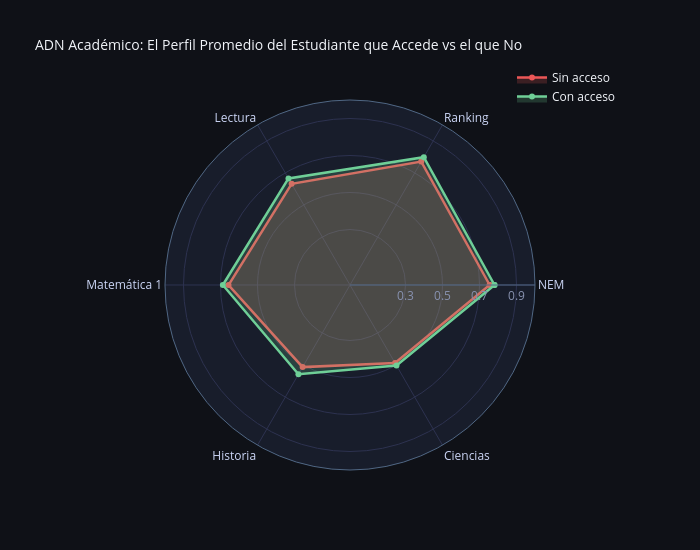

Notebook code cell kept with this figure:
### Markdown cell above
---

### Code cell
promedios = {}
tests = ['PTJE_NEM','PTJE_RANKING','CLEC_REG_ACTUAL','MATE1_REG_ACTUAL',
         'HCSOC_REG_ACTUAL','CIEN_REG_ACTUAL']
labels = ['NEM','Ranking','Lectura','Matemática 1','Historia','Ciencias']

for acc in [0, 1]:
    sub = df[df['ACCESO_1PREF']==acc]
    promedios[acc] = [sub[t].dropna().mean() / 1000 for t in tests]

cats  = labels + [labels[0]]
vals0 = promedios[0] + [promedios[0][0]]
vals1 = promedios[1] + [promedios[1][0]]

fig = go.Figure()
fig.add_trace(go.Scatterpolar(
    r=vals0, theta=cats, fill='toself', name='Sin acceso',
    fillcolor='rgba(235,87,87,0.20)',
    line=dict(color='#eb5757', width=2.5)
))
fig.add_trace(go.Scatterpolar(
    r=vals1, theta=cats, fill='toself', name='Con acceso',
    fillcolor='rgba(111,207,151,0.20)',
    line=dict(color='#6fcf97', width=2.5)
))

for i, (label, v0, v1) in enumerate(zip(labels, promedios[0], promedios[1])):
    print(f'{label:20s}: sin acceso={v0*1000:.0f}  con acceso={v1*1000:.0f}  Δ={abs(v1-v0)*1000:.0f} pts')

fig.update_layout(
    polar=dict(
        bgcolor='rgba(26,31,46,0.9)',
        radialaxis=dict(visible=True, range=[0,1],
                        gridcolor='#2d3250', tickfont=dict(color='#8892b0'),
                        tickvals=[0.3,0.5,0.7,0.9]),
        angularaxis=dict(gridcolor='#2d3250', tickfont=dict(color='#ccd6f6', size=12))
    ),
    title='ADN Académico: El Perfil Promedio del Estudiante que Accede vs el que No',
    title_font_size=14,
    template='plotly_dark', paper_bgcolor='#0f1117',
    legend=dict(x=0.8, y=1.1), width=700, height=550
)
fig.write_image('../reports/figures/g4_perfil_radar.png')
fig.show()

### Figure 1 — Plotly figure (JSON) as saved in the notebook; plotly's stock layout.template omitted (floating-point values rounded to 4 significant figures)
{"data": [{"fill": "toself", "fillcolor": "rgba(235,87,87,0.20)", "line": {"color": "#eb5757", "width": 2.5}, "name": "Sin acceso", "r": [0.755, 0.7703, 0.6313, 0.6567, 0.5125, 0.487, 0.755], "theta": ["NEM", "Ranking", "Lectura", "Matemática 1", "Historia", "Ciencias", "NEM"], "type": "scatterpolar"}, {"fill": "toself", "fillcolor": "rgba(111,207,151,0.20)", "line": {"color": "#6fcf97", "width": 2.5}, "name": "Con acceso", "r": [0.7812, 0.7977, 0.6652, 0.6873, 0.5574, 0.5025, 0.7812], "theta": ["NEM", "Ranking", "Lectura", "Matemática 1", "Historia", "Ciencias", "NEM"], "type": "scatterpolar"}], "layout": {"height": 550, "legend": {"x": 0.8, "y": 1.1}, "paper_bgcolor": "#0f1117", "polar": {"angularaxis": {"gridcolor": "#2d3250", "tickfont": {"color": "#ccd6f6", "size": 12}}, "bgcolor": "rgba(26,31,46,0.9)", "radialaxis": {"gridcolor": "#2d3250", "range": [0, 1], "tickfont": {"color": "#8892b0"}, "tickvals": [0.3, 0.5, 0.7, 0.9], "visible": true}}, "title": {"font": {"size": 14}, "text": "ADN Académico: El Perfil Promedio del Estudiante que Accede vs el que No"}, "width": 700}}
